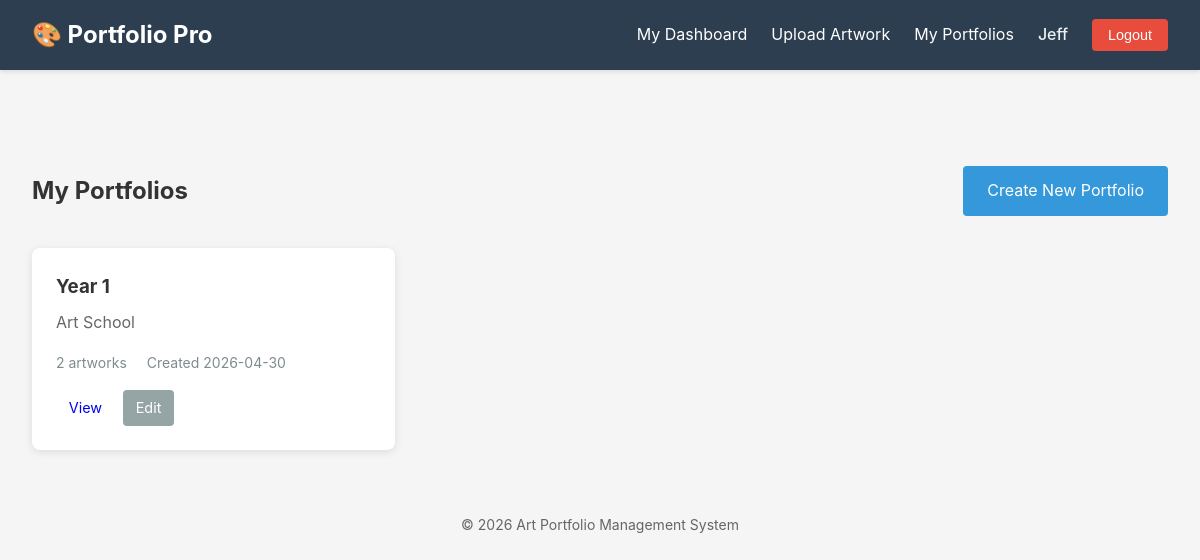
/portfolios/ (signed in), run on the app's committed database.
### tables this page shows
CREATE TABLE portfolios (
        portfolio_id  INTEGER PRIMARY KEY AUTOINCREMENT,
        student_id    INTEGER NOT NULL,
        title         TEXT    NOT NULL,
        description   TEXT,
        created_date  TIMESTAMP DEFAULT CURRENT_TIMESTAMP,
        updated_date  TIMESTAMP,
        FOREIGN KEY (student_id) REFERENCES users(user_id) ON DELETE CASCADE
    );

### portfolios.py (the view)
@portfolios_bp.route('/')
@student_required
def index():
    db = get_db()
    portfolios = db.execute(
        """
        SELECT p.*,
               COUNT(a.artwork_id) AS artwork_count
        FROM portfolios p
        LEFT JOIN portfolio_artworks pa ON pa.portfolio_id = p.portfolio_id
        LEFT JOIN artworks a            ON a.artwork_id    = pa.artwork_id
        WHERE p.student_id = ?
        GROUP BY p.portfolio_id
        ORDER BY p.created_date DESC
        """,
        (session['user_id'],)
    ).fetchall()
    return render_template('portfolios/index.html', portfolios=portfolios)

### auth.py (called while the page is built)
def get_db():
    if 'db' not in g:
        g.db = sqlite3.connect(DATABASE)
        g.db.row_factory = sqlite3.Row       # enables dict-like column access
        g.db.execute("PRAGMA foreign_keys = ON")
    return g.db

def student_required(f):
    @wraps(f)
    def decorated_function(*args, **kwargs):
        if 'user_id' not in session:
            flash("Please log in to access this page.", "warning")
            return redirect(url_for('auth.login'))
        if session.get('role') != 'student':
            flash("Access denied. Student accounts only.", "danger")
            return redirect(url_for('auth.dashboard'))
        return f(*args, **kwargs)
    return decorated_function

### templates/portfolios/index.html (shortened to what this page needs)
{% extends "base.html" %}
{% block content %}
<div class="portfolios-page">
    <div class="page-header">
        <h2>My Portfolios</h2>
        <a href="{{ url_for('portfolios.create') }}" class="btn btn-primary">Create New Portfolio</a>
    </div>
    {% if portfolios %}
        <div class="portfolio-grid">
            {% for portfolio in portfolios %}
                <div class="portfolio-card">
                    <h3>{{ portfolio.title }}</h3>
                    {% if portfolio.description %}
                        <p class="portfolio-description">{{ portfolio.description[:150] }}{% if portfolio.description|length > 150 %}...{% endif %}</p>
                    {% endif %}
                    <div class="portfolio-meta">
                        <span>{{ portfolio.artwork_count }} artworks</span>
                        <span>Created {{ portfolio.created_date[:10] }}</span>
                    </div>
                    <div class="portfolio-actions">
                        <a href="{{ url_for('portfolios.view', portfolio_id=portfolio.portfolio_id) }}"
                           class="btn btn-small">View</a>
                        <a href="{{ url_for('portfolios.edit', portfolio_id=portfolio.portfolio_id) }}"
                           class="btn btn-small btn-secondary">Edit</a>
                    </div>
                </div>
            {% endfor %}
        </div>
    {% else %}
        <div class="empty-state">
            <p>You haven't created any portfolios yet.</p>
            <a href="{{ url_for('portfolios.create') }}" class="btn btn-primary">Create Your First Portfolio</a>
        </div>
    {% endif %}
</div>
{% endblock %}

### static/css/style.css (style rules this page uses)
* { margin: 0; padding: 0; box-sizing: border-box; }
body { font-family: -apple-system, BlinkMacSystemFont, 'Segoe UI', Roboto, Oxygen, Ubuntu, Cantarell, sans-serif; line-height: 1.6; color: #333; background-color: #f5f5f5; }
.btn { display: inline-block; padding: 0.75rem 1.5rem; border: none; border-radius: 4px; cursor: pointer; font-size: 1rem; text-decoration: none; transition: all 0.2s; }
.btn-primary { background-color: #3498db; color: white; }
.btn-secondary { background-color: #95a5a6; color: white; }
.btn-small { padding: 0.4rem 0.8rem; font-size: 0.9rem; }
.portfolio-grid { display: grid; grid-template-columns: repeat(auto-fill, minmax(300px, 1fr)); gap: 1.5rem; }
.portfolio-card { background: white; padding: 1.5rem; border-radius: 8px; box-shadow: 0 2px 8px rgba(0,0,0,0.1); }
.portfolio-card h3 { margin-bottom: 0.5rem; }
.portfolio-description { color: #666; margin-bottom: 1rem; }
.portfolio-meta { font-size: 0.875rem; color: #7f8c8d; margin-bottom: 1rem; }
.portfolio-meta span { margin-right: 1rem; }
.portfolio-actions { display: flex; gap: 0.5rem; }
.page-header { display: flex; justify-content: space-between; align-items: center; margin-bottom: 2rem; }

### data on the page
portfolios: title "Year 1", description "Art School", artwork_count "2", created_date "2026-04-30"

### other printed values
{{ session.get('first_name') }} "Jeff"
